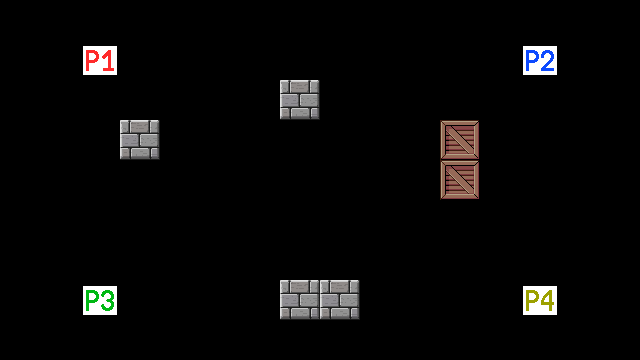

Tiled map render using the project's own tile images. Description and the whole map definition, tile-layer contents included, below:
An orthogonal 16x9 tile map with 40x40 px tiles, 1 tile layer (Level).

<map version="1.1" tiledversion="2018.09.12" orientation="orthogonal" renderorder="right-down" width="16" height="9" tilewidth="40" tileheight="40" infinite="0" nextlayerid="2" nextobjectid="1">
 <tileset firstgid="1" source="TilesetLevels.tsx" />
 <layer id="1" name="Level" width="16" height="9">
  <data encoding="csv">
0,0,0,0,0,0,0,0,0,0,0,0,0,0,0,0,
0,0,4,0,0,0,0,0,0,0,0,0,0,5,0,0,
0,0,0,0,0,0,0,3,12,0,0,0,0,0,0,0,
0,0,0,3,12,0,0,11,10,0,0,2,12,0,0,0,
0,0,0,11,10,0,0,0,0,0,0,2,8,0,0,0,
0,0,0,0,0,0,0,0,0,0,0,11,10,0,0,0,
0,0,0,0,0,0,0,0,0,0,0,0,0,0,0,0,
0,0,6,0,0,0,0,3,3,12,0,0,0,7,0,0,
0,0,0,0,0,0,0,11,9,10,0,0,0,0,0,0
</data>
 </layer>
</map>
